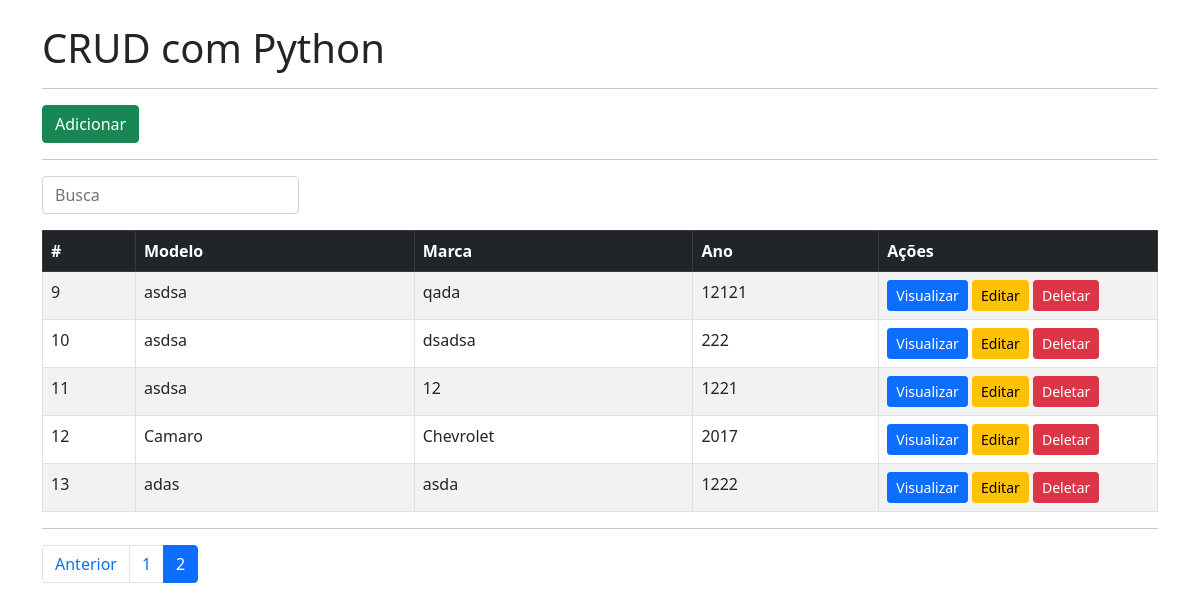
Screenshot of /?page=2 with the database file from the repository.
### app/models.py (models this page shows)
class Carro(models.Model):
	modelo = models.CharField(max_length=150)
	marca = models.CharField(max_length=100)
	ano = models.IntegerField()

### app/views.py (the view)
# urls.py: 2. Add a URL to urlpatterns:  path('', views.home, name='home')
def home(request):
	data = {}
	search = request.GET.get('search')
	if (search):
		all = Carro.objects.filter(modelo__icontains = search)
	else:
		all = Carro.objects.all()
	paginator = Paginator(all, 6)
	page = request.GET.get('page')
	data['carros'] = paginator.get_page(page)
	data['total_pages'] = range(1, data['carros'].paginator.num_pages+1)
	data['search'] = search
	return render(request, 'index.html', data)

### app/templates/index.html (shortened to what this page needs)
<!doctype html>
<html lang="pt-br">
  <head>
	<link rel="stylesheet" href="https://cdn.jsdelivr.net/npm/bootstrap@5.0.2/dist/css/bootstrap.min.css">
  </head>
  <body>
	<div class="container mt-4">
		<h1>CRUD com Python</h1>
		<hr>
		<div class="text-right">
			<a href="/form" class="btn btn-success">Adicionar</a>
		</div>
		<hr>
		<form class="row mb-3" method="get">
			<div class="col-auto">
				<input type="text" id="search" name="search" class="form-control " placeholder="Busca" {% if search %}value={{ search }}{% endif %}>
			</div>
		</form>
		<table class="table table-bordered table-striped">
			<thead class="table-dark">
				<tr>
					<th scope="col" class="col-1">#</th>
					<th scope="col" class="col-3">Modelo</th>
					<th scope="col" class="col-3">Marca</th>
					<th scope="col" class="col-2">Ano</th>
					<th scope="col" class="col-3">Ações</th>
				</tr>
			</thead>
			<tbody>
				{% for carro in carros %}
				<tr>
					<td>{{ carro.id }}</td>
					<td>{{ carro.modelo }}</td>
					<td>{{ carro.marca }}</td>
					<td>{{ carro.ano }}</td>
					<td>
						<a href="/view/{{ carro.id }}/" class="btn btn-sm btn-primary">Visualizar</a>
						<a href="/edit/{{ carro.id }}/" class="btn btn-sm btn-warning">Editar</a>
						<a href="/delete/{{ carro.id }}/" class="btn btn-sm btn-danger btn-delete">Deletar</a>
					</td>
				</tr>
				{% endfor %}
			</tbody>
		</table>
		{% if carros.has_previous or carros.has_next %}
		<hr>
		<ul class="pagination">
			{% if carros.has_previous %}
				<li class="page-item"><a href="?page={{ carros.previous_page_number }}" class="page-link">Anterior</a></li>
			{% endif %}
			{% for i in total_pages %}
			<li class="page-item {% if i == carros.number %}active{% endif %}">
				<a href="?page={{ i }}" class="page-link">{{ i }}</a>
			</li>
			{% endfor %}
		</ul>
		{% endif %}
	</div>
	{% load static %}
  </body>
</html>

### rows the page displays
Carro: id "9", modelo "asdsa", marca "qada", ano "12121"
Carro: id "10", modelo "asdsa", marca "dsadsa", ano "222"
Carro: id "11", modelo "asdsa", marca "12", ano "1221"
Carro: id "12", modelo "Camaro", marca "Chevrolet", ano "2017"
Carro: id "13", modelo "adas", marca "asda", ano "1222"

### other values shown
{{ i }} "1" "2"
